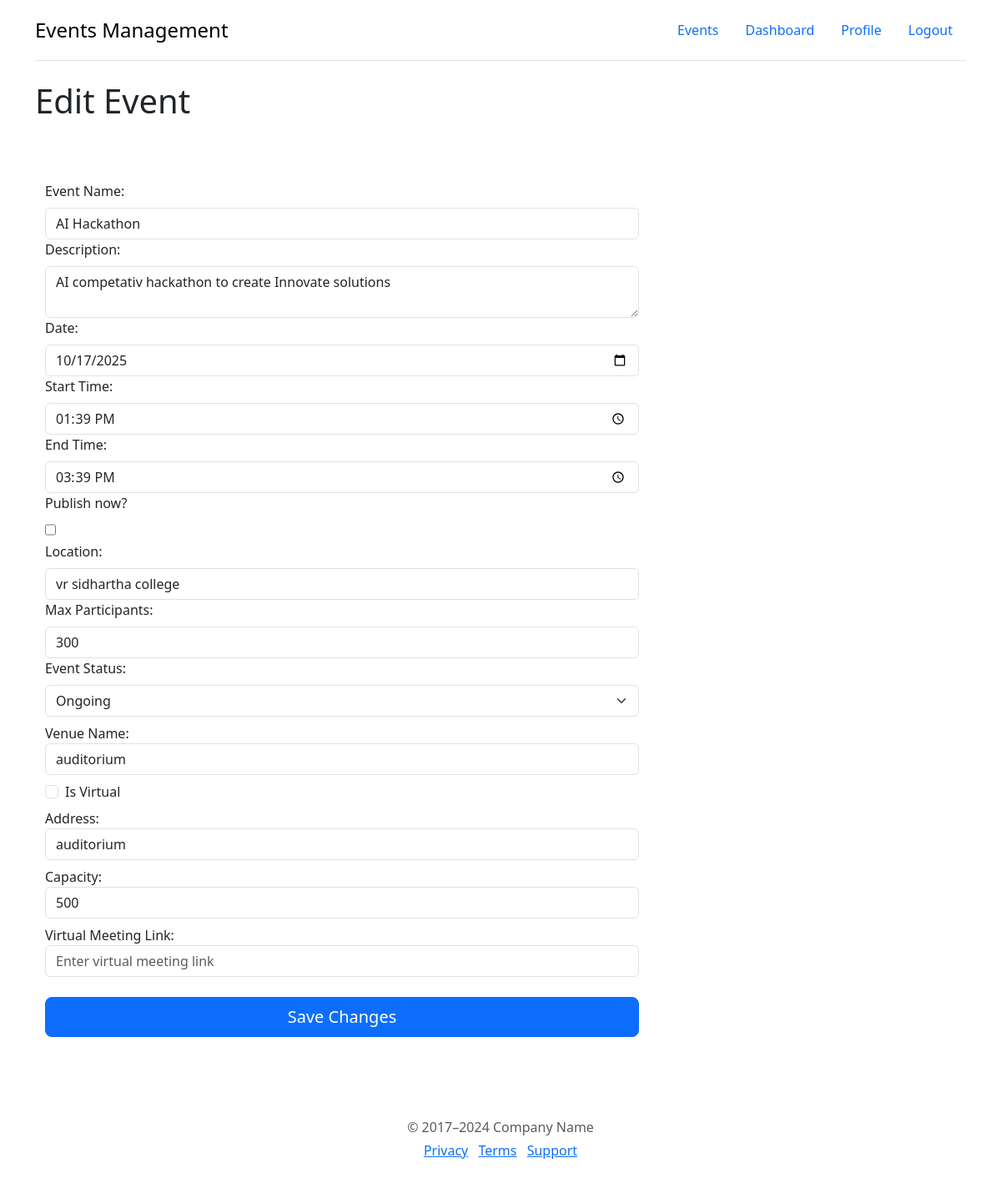
Page /edit-event/2/ (signed in) on the earlier database version.
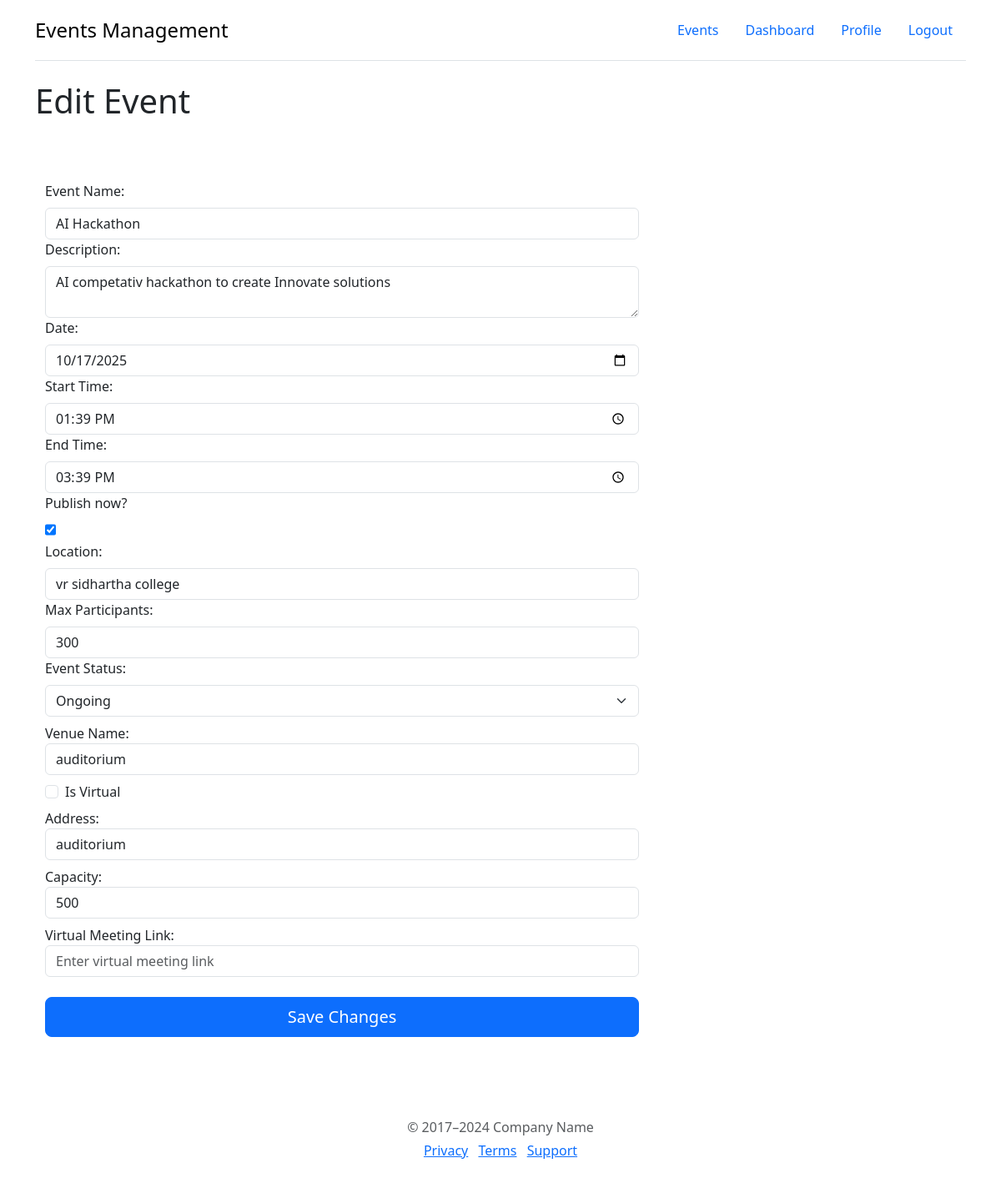
Same page on the later database version.
### events/models.py (models this page shows, shortened)
class Event(models.Model):
    EVENT_STATUS_CHOICES = [
        ('upcoming', 'upcoming'),
        ('ongoing', 'ongoing'),
        ('completed', 'completed')
    ]
    name = models.CharField(max_length=100)
    description = models.TextField()
    date = models.DateField()
    start_time = models.TimeField()
    end_time = models.TimeField()
    is_public = models.BooleanField(default=False)
    location = models.CharField(max_length=100, blank=True, null=True)
    max_participants = models.PositiveIntegerField()
    organizer = models.ForeignKey(
        User, on_delete=models.CASCADE, related_name='organized_events')
    venue = models.ForeignKey(
        Venue, on_delete=models.CASCADE, related_name='events')
    pub_date = models.TimeField(default=now)
    status = models.CharField(
        max_length=10, choices=EVENT_STATUS_CHOICES, default="upcoming")

class Venue(models.Model):
    name = models.CharField(max_length=100)
    is_virtual = models.BooleanField(default=False)
    address = models.CharField(max_length=200, blank=True, null=True)
    capacity = models.IntegerField(blank=True, null=True)
    virtual_meeting_link = models.URLField(blank=True, null=True)

### events/views.py (the view, shortened to what this page needs)
# urls.py: path("edit-event/<int:pk>/", views.EditEvent, name="edit_event"),
@login_required(login_url="/login")
def EditEvent(request, pk):
    event = get_object_or_404(Event, pk=pk)
    venue = get_object_or_404(Venue, pk=event.venue.pk)
    return render(request, "events/edit_event.html", {"event": event})

### events/templates/events/edit_event.html (shortened to what the changed rows need)
{% extends "events/base.html" %}
{% block content %}
<h1>Edit Event</h1>
<div class="container">
  <main>
    <div class="row g-5 mt-4">
      <div class="col-md-7 col-lg-8">
        <form
          class="needs-validation"
          method="post"
          action="{% url 'edit_event' event.pk %}"
        >
          <div>
            <label class="form-label" for="name">Event Name:</label>
            <input
              class="form-control"
              type="text"
              id="name"
              name="name"
              value="{{event.name}}"
              required
              maxlength="100"
            />
          </div>
          <div>
            <label class="form-label" for="description">Description:</label>
            <textarea
              class="form-control"
              id="description"
              type="text"
              name="description"
              required
            >
{{event.description}}</textarea
            >
          </div>
          <div>
            <label class="form-label" for="date">Date:</label>
            <input
              class="form-control"
              type="date"
              id="date"
              name="date"
              value="{{ event.date|date:'Y-m-d' }}"
              required
            />
          </div>
          <div>
            <label class="form-label" for="start_time">Start Time:</label>
            <input
              class="form-control"
              type="time"
              id="start_time"
              name="start_time"
              value="{{ event.start_time|time:'H:i' }}"
              required
            />
          </div>
          <div>
            <label class="form-label" for="end_time">End Time:</label>
            <input
              class="form-control"
              type="time"
              id="end_time"
              value="{{ event.end_time|time:'H:i' }}"
              name="end_time"
              required
            />
          </div>
          <div>
            <label class="form-label" for="is_public">Publish now?</label>
            <input
              class="form-check"
              type="checkbox"
              id="is_public"
              name="is_public"
              {% if event.is_public %}checked{%endif%}
            />
          </div>
          <div>
            <label class="form-label" for="location">Location:</label>
            <input
              class="form-control"
              type="text"
              id="location"
              name="location"
              value="{{event.location}}"
              maxlength="100"
            />
          </div>
          <div>
            <label class="form-label" for="max_participants"
              >Max Participants:</label
            >
            <input
              class="form-control"
              type="number"
              id="max_participants"
              name="max_participants"
              value="{{event.max_participants}}"
              required
              min="1"
            />
          </div>
        <div>
            <label class="form-label" for="status">Event Status:</label>
            <select
                class="form-select"
                id="status"
                name="status"
            >
                <option value="ongoing" {% if event.status == "ongoing" %}selected{% endif %}>Ongoing</option>
            </select>
        </div>
          <div class="form-group mt-2">
            <label for="venue_name">Venue Name:</label>
            <input
              type="text"
              value="{{event.venue.name}}"
              class="form-control"
              id="venue_name"
              name="venue_name"
              placeholder="Enter venue name"
              required
            />
          </div>
          <div class="form-group mt-2 form-check">
            <input
              type="checkbox"
              class="form-check-input"
              id="is_virtual"
              name="is_virtual"
            />
            <label class="form-check-label" for="is_virtual">Is Virtual</label>
          </div>
          <div class="form-group mt-2">
            <label for="address">Address:</label>
            <input
              type="text"
              value="{{event.venue.name}}"
              class="form-control"
              id="address"
              name="address"
              placeholder="Enter address"
            />
          </div>
          <div class="form-group mt-2">
            <label for="capacity">Capacity:</label>
            <input
              type="number"
              value="{{event.venue.capacity}}"
              class="form-control"
              id="capacity"
              name="capacity"
              placeholder="Enter capacity"
            />
          </div>
        </form>
      </div>
    </div>
  </main>
</div>
{% endblock %}

Differences in the rows shown:
changed Event "AI Hackathon": is_public "☐" → "☑"
